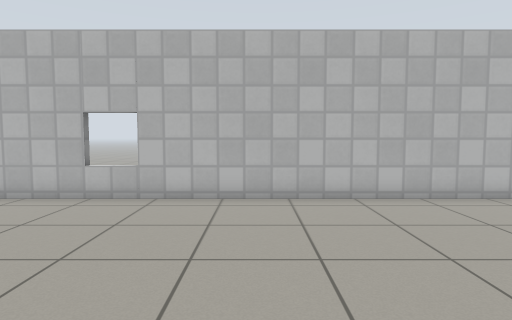
view 1 (above)

15 first-person views from a walk through a world built for the Gazebo simulator. The camera is 0.94 m above the floor, tilts 4° down and sees 75° across. The floor is counted in squares, 0.5 m on a side. Each view is taken from the middle of a square. On the plan, view 1 faces up. The plan holds only what a view shows up to about 17 squares ahead; the rest is blank. The place goes on beyond the plan. Simple patterns stand in for the simulator's built-in surfaces. Simple shapes stand in for some stock models.

view 2
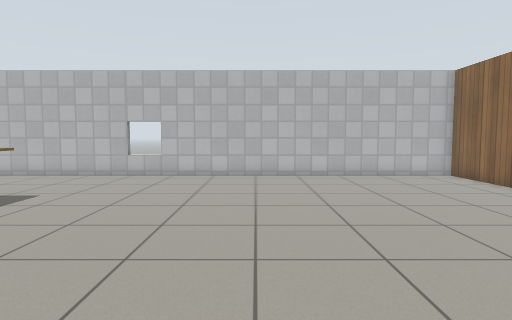

view 3
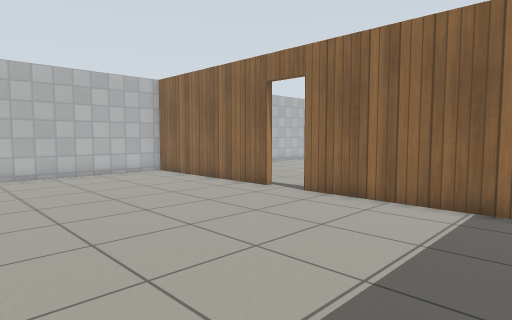

view 4
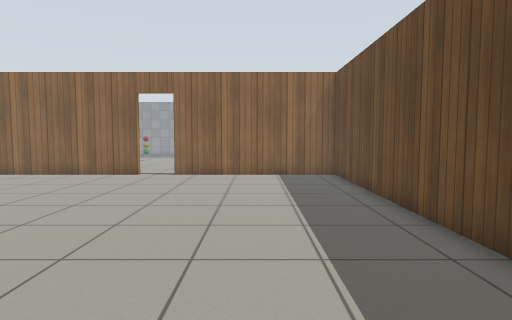

view 5
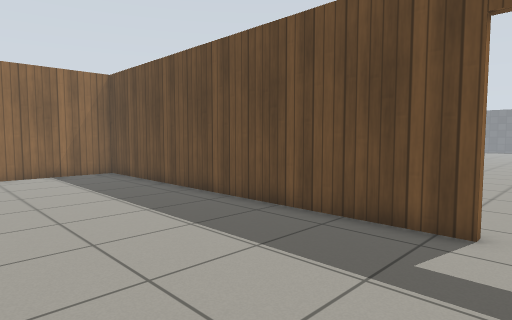

view 6
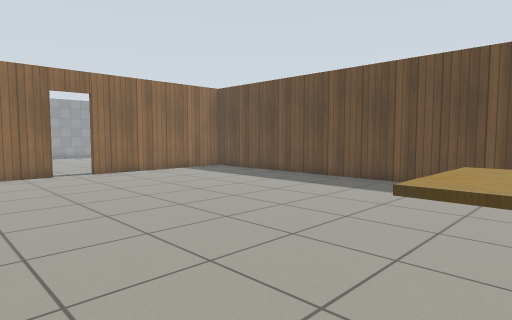

view 7
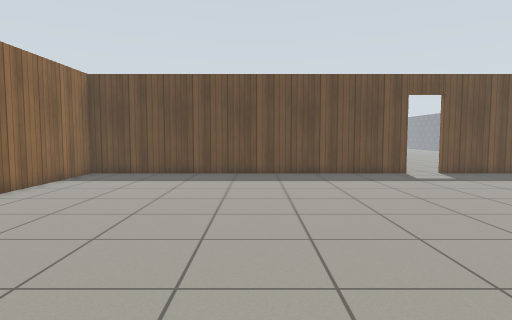

view 8
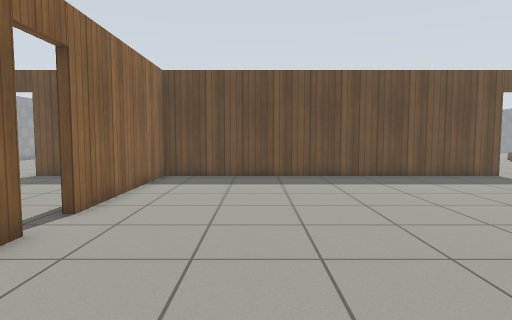

view 9
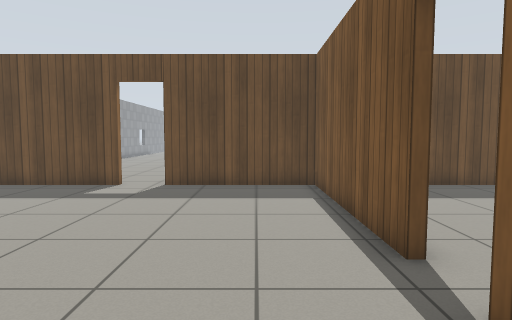

view 10
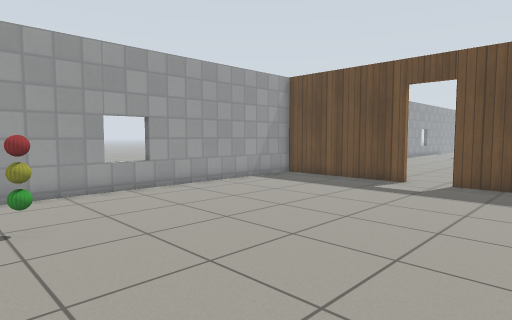

view 11
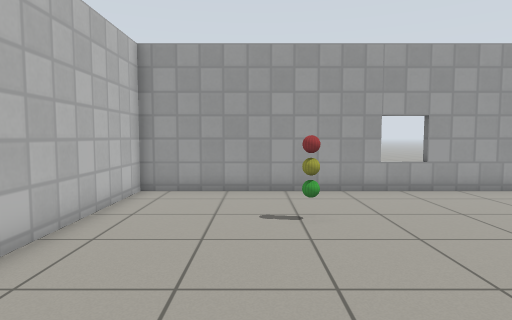

view 12
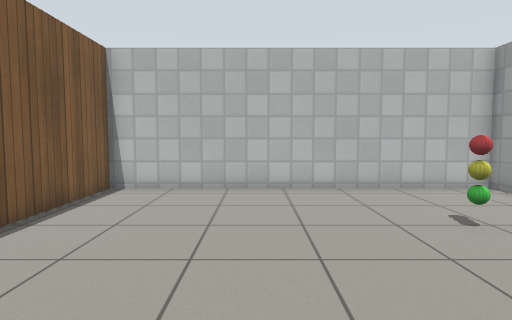

view 13
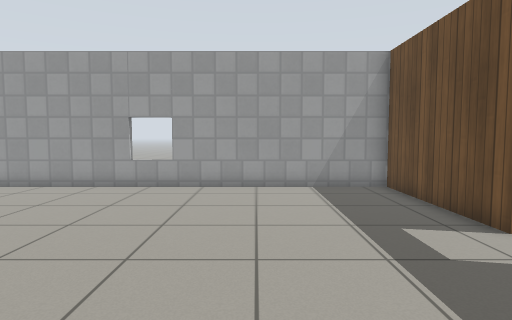

view 14
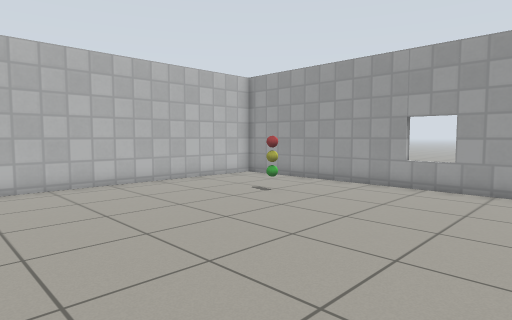

view 15
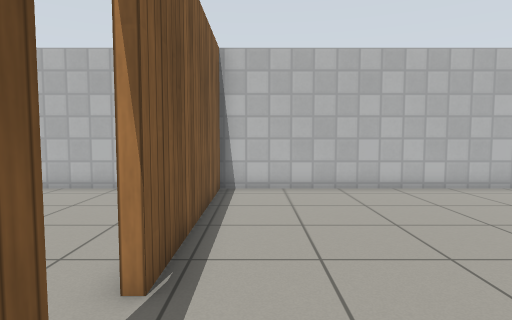

### Floor plan
Points are (right, up) in squares from view 1. A wall is a line through its corners. A room is listed if a view was taken in it or the views show most of it. See-through windows are left out.
Room 1 (views 1, 2, 3, 4, 5, 6, 7, 8)
walls: (10.4, 1.7) (10.4, 10) (-7.5, 10); (-5.8, -7.9) (10.4, -7.9) (10.4, 0.1)
ways out: open door at (10.7, 0.7) to room 2; open door at (-6.5, -8)
objects: cafe table (-7, 2) to (-6, 4)
Room 2 (views 9, 10, 11, 12, 13, 14, 15)
walls: (10.7, 0.1) (10.7, -7.9) (16.6, -7.9); (18.2, -7.9) (24.4, -7.9) (24.4, 10) (10.7, 10) (10.7, 1.8)
ways out: open door at (10.7, 0.7) to room 1; open door at (17.5, -8)
objects: traffic light (20, 5) to (21, 5)

Where each view was taken, in squares from view 1:
view 1: 0 up, 0 right, facing up
view 2: 6 down, 1 right, facing up
view 3: 7 down, 1 right, facing up-right
view 4: 4 down, 6 left, facing right
view 5: 1 down, 7 left, facing down-right
view 6: 6 up, 7 left, facing down-right
view 7: 9 up, 2 right, facing down
view 8: 8 up, 6 right, facing down
view 9: 5 up, 13 right, facing down
view 10: 6 up, 13 right, facing down-right
view 11: 6 up, 13 right, facing right
view 12: 2 down, 16 right, facing up
view 13: 3 down, 12 right, facing right
view 14: 3 down, 12 right, facing up-right
view 15: 2 down, 12 right, facing up
